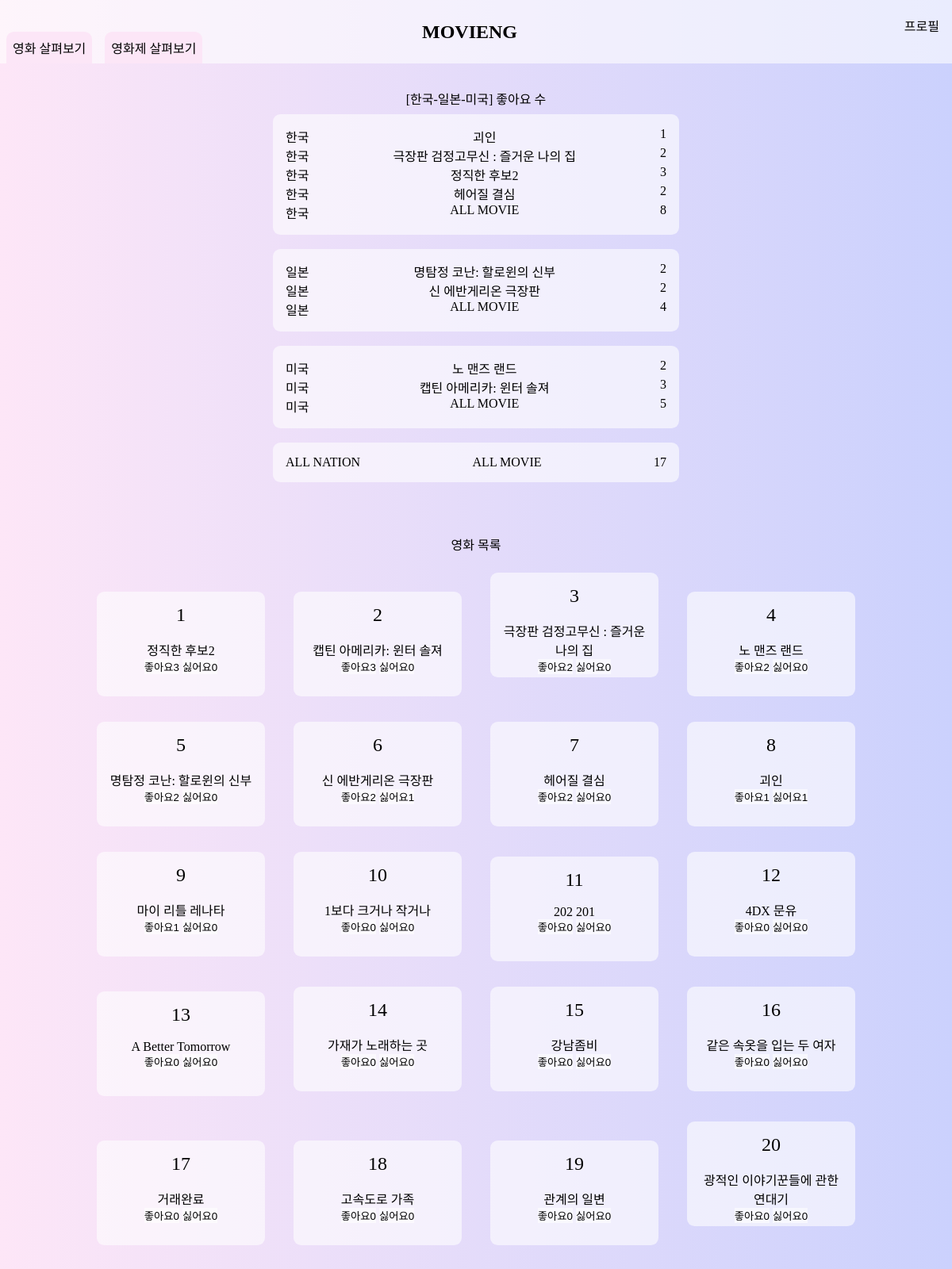
Screenshot of /movie/dislike.php (upper part) with the database file from the repository.
### tables this page shows
create table MOVIE(
	movie_id int not null auto_increment,
	title varchar(255) not null,
    released_date varchar(4) not null,
    nation varchar(50) not null,
    movie_type varchar(50) not null,
    movie_status varchar(50) not null,
    director varchar(255) not null,
    production varchar(255) not null,
	like_count INT NOT NULL DEFAULT 0,
	dislike_count INT NOT NULL DEFAULT 0,
    primary key(movie_id));

### movie/dislike.php (called while the page is built, shortened)
<?php
include 'list.php';

### movie/list.php (the view, shortened to what this page needs)
<?php
$mysqli = mysqli_connect("localhost", "team01", "team01", "team01", "3306");
if(mysqli_connect_errno()) {
    printf("Connected failed : %s\n",mysqli_connect_error());
    exit();
}
else {
    $sql = "select * from movie order by like_count desc, title";
    $res = mysqli_query($mysqli, $sql);
    $sql2 = "SELECT
    COALESCE(m.nation, 'ALL NATION') AS nation, COALESCE(m.title, 'ALL MOVIE') AS title, COUNT(m.title) like_count
    FROM movie m , good g WHERE m.movie_id = g.movie_id AND nation IN ('한국', '일본', '미국') GROUP BY m.nation DESC, m.title WITH ROLLUP";
    $res2 = mysqli_query($mysqli, $sql2);
}
?>
<!DOCTYPE html>
<html lang="ko">
  <head>
      <link rel="stylesheet" href="./list.css" />
      <link rel="stylesheet" href="./base.css" />
  </head>
  <body>
      <div class="header_container">
        <header>
          <div class="navigator">
            <nav>
              <ul>
                  <li><a href="./list.php">영화 살펴보기</a></li>
                  <li><a href="">영화제 살펴보기</a></li>
              </ul>
          </nav>
          </div>
          <div class="logo" onclick="location.href='../heejin/home/home.php';"><h2>MOVIENG</h2></div>
          <div class="profile">
            <nav>
              <a href="../heejin/mypage/mypage.php">프로필</a>
            </nav>
          </div>
        </header>
      </div>
      <div class="content">
        <div class="genre_like_container">
          <div class="title_genre_container"><span class="title_genre">[한국-일본-미국] 좋아요 수</span></div>
          <?php if($res2) {
            $flag = true;
            $newArray = "dummy";
            while($flag) {
              if($newArray == null) break; ?>
              <div class="content_genre_container">
                <?php while($newArray = mysqli_fetch_array($res2, MYSQLI_ASSOC)) { ?>
                  <div class="rank_container">
                    <span class="nation"><?php $nation = $newArray['nation']; echo $nation;?></span>
                    <span class="movie_title"><?php $title = $newArray['title']; echo $title;?></span>
                    <span class="like_count"><?php $count = $newArray['like_count']; echo $count;?></span>
                  </div>
                  <?php
                  if($newArray['title'] == 'ALL MOVIE') break;
                } ?>
              </div><br>
              <?php if($newArray!=null && $newArray['nation']=='ALL NATION') break;
              }
            } else {
              printf("결과 불러오는 데에 실패 : %s\n", mysqli_error($mysqli));
          }?>
        </div>
        <div class="movie_rank_container">
          <div class="movie_rank_title_container"><span class="movie_rank_title">영화 목록</span></div>
            <?php if($res) {
                            $rank = 0;
                            while($newArray = mysqli_fetch_array($res, MYSQLI_ASSOC)) { ?>
              <div class="movie_container">
                  <span class="movie_rank"><?php $rank++; echo $rank;?></span></br></br>
                  <span class="movie_title" onclick="location.href='./detail.php?movie=<?php $link = $newArray['movie_id']; echo $link ?>';"><?php $title = $newArray['title']; echo $title;?></span></br>
                  <button class="movie_like_btn" onclick="window.location.href='./like.php?movie=<?=$newArray['movie_id']?>'">좋아요<?php $like_count = $newArray['like_count'];?></a><span class="movie_like_cnt"><?php echo $like_count?></span></button>
                  <button class="movie_dislike_btn" onclick="window.location.href='./dislike.php?movie=<?=$newArray['movie_id']?>'">싫어요<?php $dislike_count = $newArray['dislike_count'];?><span class="movie_like_cnt"><?php echo $dislike_count?></span></button></br>
              </div>
            <?php }
                } else {
                    printf("결과 불러오는 데에 실패 : %s\n", mysqli_error($mysqli));
                }?>
        </div>
      </div>
  </body>
</html>

### movie/list.css (style rules this page uses)
.genre_like_container { width: 100%; margin-bottom: 3rem; }
.title_genre_container { margin-bottom: 0.5rem; }
.content_genre_container { width: 40%; margin: auto; padding: 1rem; background: rgba(255, 255, 255, 0.6); border-radius: 0.6rem; display: flex; flex-direction: column; justify-content: space-around; }
.rank_container { display: flex; flex-direction: row; justify-content: space-between; }
.movie_rank_title_container { margin-bottom: 0.5rem; }
.movie_rank_container { width: 100%; max-width : 3000px; margin: auto; }
.movie_rank { font-size: 1.5em; }
.movie_container { width: 15%; height : 100px; display: inline-block; margin: 1rem; padding: 1rem; background: rgba(255, 255, 255, 0.6); border-radius: 0.6rem; }
.movie_like_btn { border: none; background-color: inherit; }
.movie_dislike_btn { border: none; background-color: inherit; }

### movie/base.css (style rules this page uses)
* { padding: 0; margin: 0; }
a { text-decoration: none; color: #000; }
html { width: 100%; height: 100%; display: flex; align-items: center; }
body { width: 100%; height: 100%; display: flex; flex-direction: column; margin: 0 auto; justify-content: center; text-align: center; position: relative; background: linear-gradient(to left, #cbd1fd, #fde6f7); }
.header_container { width: 100%; height: 10%; margin: 0 auto; position: absolute; top: 0; }
header { width: 100%; height: 100%; background-color: rgba(255, 255, 255, 0.6); display: flex; align-items: center; justify-content: space-between; }
.navigator { width: 100%; height: 100%; display: flex; justify-content: space-between; }
.profile { width: 100%; height: 50%; display: flex; justify-content: right; padding-right: 1rem; }
ul { width: 100%; height: 50%; display: flex; flex-direction: row; position: absolute; bottom: 0; justify-content: left; }
header ul > li { font-size: 1rem; margin-inline: 0.5rem; padding-inline: 0.5rem; background-color: #fce6f7; border-radius: 0.6rem 0.6rem 0rem 0rem; display: flex; align-items: center; }
.content { width: 100%; position: absolute; top: 7rem; display: flex; flex-direction: column; }

### rows the page displays
movie: title "정직한 후보2", like_count "3", dislike_count "0"
movie: title "캡틴 아메리카: 윈터 솔져", like_count "3", dislike_count "0"
movie: title "극장판 검정고무신 : 즐거운 나의 집", like_count "2", dislike_count "0"
movie: title "노 맨즈 랜드", like_count "2", dislike_count "0"
movie: title "명탐정 코난: 할로윈의 신부", like_count "2", dislike_count "0"
movie: title "신 에반게리온 극장판", like_count "2", dislike_count "1"
movie: title "헤어질 결심", like_count "2", dislike_count "0"
movie: title "괴인", like_count "1", dislike_count "1"
movie: title "마이 리틀 레나타", like_count "1", dislike_count "0"
movie: title "1보다 크거나 작거나", like_count "0", dislike_count "0"
movie: title "202 201", like_count "0", dislike_count "0"
movie: title "4DX 문유", like_count "0", dislike_count "0"
movie: title "A Better Tomorrow", like_count "0", dislike_count "0"
movie: title "가재가 노래하는 곳", like_count "0", dislike_count "0"
movie: title "강남좀비", like_count "0", dislike_count "0"
movie: title "같은 속옷을 입는 두 여자", like_count "0", dislike_count "0"
movie: title "거래완료", like_count "0", dislike_count "0"
movie: title "고속도로 가족", like_count "0", dislike_count "0"
movie: title "관계의 일변", like_count "0", dislike_count "0"
movie: title "광적인 이야기꾼들에 관한 연대기", like_count "0", dislike_count "0"

### other values shown
$nation "한국"
$title "괴인"
$count "1"
$title "극장판 검정고무신 : 즐거운 나의 집"
$count "2"
$title "정직한 후보2"
$count "3"
$title "헤어질 결심"
$title "ALL MOVIE"
$count "8"
$nation "일본"
$title "명탐정 코난: 할로윈의 신부"
$title "신 에반게리온 극장판"
$count "4"
$nation "미국"
